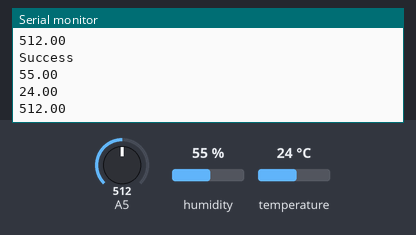
Simulated run of this sketch. Board: Arduino Uno, built with avr-gcc and run on an emulated ATmega328P. On the bench: the last lines printed to the serial monitor. The inputs (shaded band) are chosen by the test bench; at power-on: humidity 55 %, A5 = 512, temperature 24 °C. No radio packets arrive unless stated.

Above: at 4.8 s.
4.9 s: humidity set to 22 %
At 7.2 s:
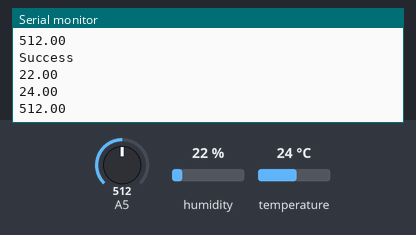
7.9 s: A5 set to 716
At 8.7 s:
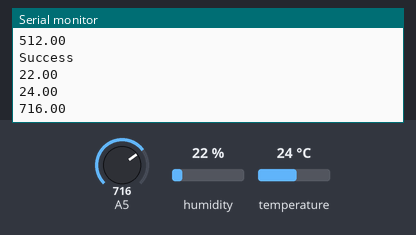
10.9 s: temperature set to 12 °C
At 13.0 s:
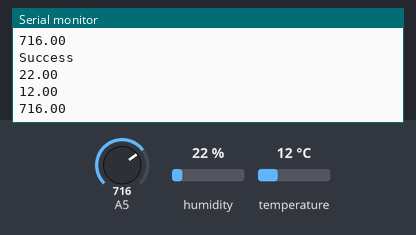
13.9 s: A5 set to 900
At 14.6 s:
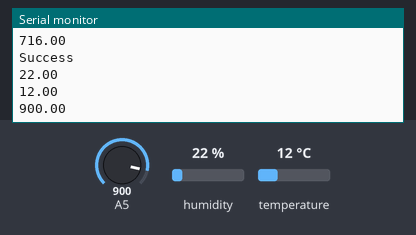
16.9 s: humidity set to 40 %
At 18.9 s:
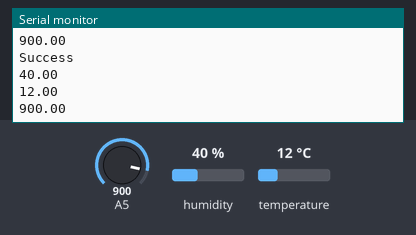
Timing chart, 0 to 20.4 s (numbered marks = the images above; inputs shaded):
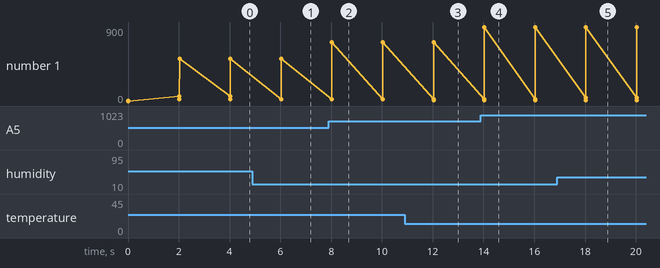

The sketch:

node1.ino
```cpp
#include <SPI.h>
 #include <printf.h>
 #include <nRF24L01.h>
 #include <RF24.h>
 #define CE_PIN 9
 #define CSN_PIN 8
 #define INTERVAL_MESSAGE1 2000
 #include <dht.h>
#define dht_apin A0

dht DHT;


unsigned long time_1 = 0;
const uint64_t receive_node_1 = 0xE8E8F0F0E1AA;

RF24 radio(CE_PIN, CSN_PIN);
float data1[3];

void setup()
 {
 Serial.begin(1000000);
 radio.begin();
 printf_begin();
 radio.openWritingPipe(receive_node_1);
 radio.printPrettyDetails();
 radio.setDataRate(RF24_1MBPS);
 bool chip=radio.isChipConnected();
 Serial.println(chip);
 bool Valid=radio.isValid();
 Serial.println(Valid);
 }

void loop()
 {

  if(millis() > time_1 + INTERVAL_MESSAGE1){
        time_1 = millis();
         DHT.read11(dht_apin);
        data1[0]=DHT.humidity;
        data1[1]=DHT.temperature;
        data1[2]=analogRead(A5);
        bool ok=radio.write(&data1,sizeof(data1));
        if (ok) Serial.println("Success");
        Serial.println(data1[0]);
        Serial.println(data1[1]);
        Serial.println(data1[2]);

     }
  }
```

Measured:
- after the input at 4.9 s, the serial monitor: prints a new line after 1.1 s (image 1)
- after the input at 7.9 s, the serial monitor: prints a new line after 0.13 s (image 2)
- after the input at 10.9 s, the serial monitor: prints a new line after 1.1 s (image 3)
- after the input at 13.9 s, the serial monitor: prints a new line after 0.13 s (image 4)
- after the input at 16.9 s, the serial monitor: prints a new line after 1.1 s (image 5)
- plotted number 1: 512 → 716 after the input at 7.9 s, 716 → 900 after the input at 13.9 s
